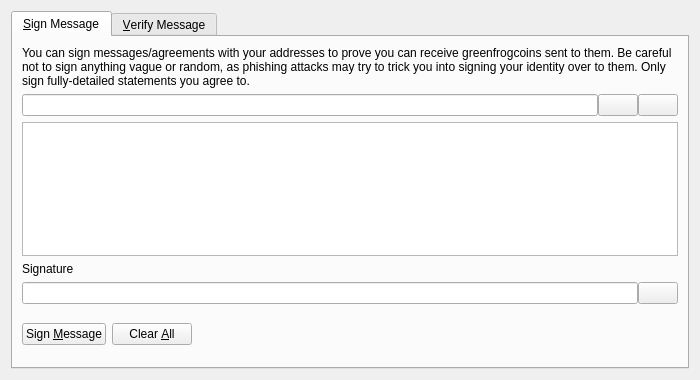
<?xml version="1.0" encoding="UTF-8"?>
<ui version="4.0">
 <class>SignVerifyMessageDialog</class>
 <widget class="QDialog" name="SignVerifyMessageDialog">
  <property name="geometry">
   <rect>
    <x>0</x>
    <y>0</y>
    <width>700</width>
    <height>380</height>
   </rect>
  </property>
  <property name="windowTitle">
   <string>Signatures - Sign / Verify a Message</string>
  </property>
  <property name="modal">
   <bool>true</bool>
  </property>
  <layout class="QVBoxLayout" name="verticalLayout">
   <item>
    <widget class="QTabWidget" name="tabWidget">
     <property name="currentIndex">
      <number>0</number>
     </property>
     <widget class="QWidget" name="tabSignMessage">
      <attribute name="title">
       <string>&amp;Sign Message</string>
      </attribute>
      <layout class="QVBoxLayout" name="verticalLayout_SM">
       <item>
        <widget class="QLabel" name="infoLabel_SM">
         <property name="text">
          <string>You can sign messages/agreements with your addresses to prove you can receive greenfrogcoins sent to them. Be careful not to sign anything vague or random, as phishing attacks may try to trick you into signing your identity over to them. Only sign fully-detailed statements you agree to.</string>
         </property>
         <property name="textFormat">
          <enum>Qt::PlainText</enum>
         </property>
         <property name="wordWrap">
          <bool>true</bool>
         </property>
        </widget>
       </item>
       <item>
        <layout class="QHBoxLayout" name="horizontalLayout_1_SM">
         <property name="spacing">
          <number>0</number>
         </property>
         <item>
          <widget class="QValidatedLineEdit" name="addressIn_SM">
           <property name="toolTip">
            <string>The Greenfrogcoin address to sign the message with</string>
           </property>
          </widget>
         </item>
         <item>
          <widget class="QPushButton" name="addressBookButton_SM">
           <property name="toolTip">
            <string>Choose previously used address</string>
           </property>
           <property name="text">
            <string/>
           </property>
           <property name="icon">
            <iconset resource="../bitcoin.qrc">
             <normaloff>:/icons/address-book</normaloff>:/icons/address-book</iconset>
           </property>
           <property name="shortcut">
            <string>Alt+A</string>
           </property>
           <property name="autoDefault">
            <bool>false</bool>
           </property>
          </widget>
         </item>
         <item>
          <widget class="QPushButton" name="pasteButton_SM">
           <property name="toolTip">
            <string>Paste address from clipboard</string>
           </property>
           <property name="text">
            <string/>
           </property>
           <property name="icon">
            <iconset resource="../bitcoin.qrc">
             <normaloff>:/icons/editpaste</normaloff>:/icons/editpaste</iconset>
           </property>
           <property name="shortcut">
            <string>Alt+P</string>
           </property>
           <property name="autoDefault">
            <bool>false</bool>
           </property>
          </widget>
         </item>
        </layout>
       </item>
       <item>
        <widget class="QPlainTextEdit" name="messageIn_SM">
         <property name="toolTip">
          <string>Enter the message you want to sign here</string>
         </property>
        </widget>
       </item>
       <item>
        <widget class="QLabel" name="signatureLabel_SM">
         <property name="text">
          <string>Signature</string>
         </property>
         <property name="textFormat">
          <enum>Qt::PlainText</enum>
         </property>
        </widget>
       </item>
       <item>
        <layout class="QHBoxLayout" name="horizontalLayout_2_SM">
         <property name="spacing">
          <number>0</number>
         </property>
         <item>
          <widget class="QLineEdit" name="signatureOut_SM">
           <property name="font">
            <font>
             <italic>true</italic>
            </font>
           </property>
           <property name="readOnly">
            <bool>true</bool>
           </property>
          </widget>
         </item>
         <item>
          <widget class="QPushButton" name="copySignatureButton_SM">
           <property name="toolTip">
            <string>Copy the current signature to the system clipboard</string>
           </property>
           <property name="text">
            <string/>
           </property>
           <property name="icon">
            <iconset resource="../bitcoin.qrc">
             <normaloff>:/icons/editcopy</normaloff>:/icons/editcopy</iconset>
           </property>
           <property name="autoDefault">
            <bool>false</bool>
           </property>
          </widget>
         </item>
        </layout>
       </item>
       <item>
        <layout class="QHBoxLayout" name="horizontalLayout_3_SM">
         <item>
          <widget class="QPushButton" name="signMessageButton_SM">
           <property name="toolTip">
            <string>Sign the message to prove you own this Greenfrogcoin address</string>
           </property>
           <property name="text">
            <string>Sign &amp;Message</string>
           </property>
           <property name="icon">
            <iconset resource="../bitcoin.qrc">
             <normaloff>:/icons/edit</normaloff>:/icons/edit</iconset>
           </property>
           <property name="autoDefault">
            <bool>false</bool>
           </property>
          </widget>
         </item>
         <item>
          <widget class="QPushButton" name="clearButton_SM">
           <property name="toolTip">
            <string>Reset all sign message fields</string>
           </property>
           <property name="text">
            <string>Clear &amp;All</string>
           </property>
           <property name="icon">
            <iconset resource="../bitcoin.qrc">
             <normaloff>:/icons/remove</normaloff>:/icons/remove</iconset>
           </property>
           <property name="autoDefault">
            <bool>false</bool>
           </property>
          </widget>
         </item>
         <item>
          <spacer name="horizontalSpacer_1_SM">
           <property name="orientation">
            <enum>Qt::Horizontal</enum>
           </property>
           <property name="sizeHint" stdset="0">
            <size>
             <width>40</width>
             <height>48</height>
            </size>
           </property>
          </spacer>
         </item>
         <item>
          <widget class="QLabel" name="statusLabel_SM">
           <property name="font">
            <font>
             <weight>75</weight>
             <bold>true</bold>
            </font>
           </property>
           <property name="text">
            <string/>
           </property>
           <property name="wordWrap">
            <bool>true</bool>
           </property>
          </widget>
         </item>
         <item>
          <spacer name="horizontalSpacer_2_SM">
           <property name="orientation">
            <enum>Qt::Horizontal</enum>
           </property>
           <property name="sizeHint" stdset="0">
            <size>
             <width>40</width>
             <height>48</height>
            </size>
           </property>
          </spacer>
         </item>
        </layout>
       </item>
      </layout>
     </widget>
     <widget class="QWidget" name="tabVerifyMessage">
      <attribute name="title">
       <string>&amp;Verify Message</string>
      </attribute>
      <layout class="QVBoxLayout" name="verticalLayout_VM">
       <item>
        <widget class="QLabel" name="infoLabel_VM">
         <property name="text">
          <string>Enter the receiver's address, message (ensure you copy line breaks, spaces, tabs, etc. exactly) and signature below to verify the message. Be careful not to read more into the signature than what is in the signed message itself, to avoid being tricked by a man-in-the-middle attack. Note that this only proves the signing party receives with the address, it cannot prove sendership of any transaction!</string>
         </property>
         <property name="textFormat">
          <enum>Qt::PlainText</enum>
         </property>
         <property name="alignment">
          <set>Qt::AlignLeading|Qt::AlignLeft|Qt::AlignTop</set>
         </property>
         <property name="wordWrap">
          <bool>true</bool>
         </property>
        </widget>
       </item>
       <item>
        <layout class="QHBoxLayout" name="horizontalLayout_1_VM">
         <property name="spacing">
          <number>0</number>
         </property>
         <item>
          <widget class="QValidatedLineEdit" name="addressIn_VM">
           <property name="toolTip">
            <string>The Greenfrogcoin address the message was signed with</string>
           </property>
          </widget>
         </item>
         <item>
          <widget class="QPushButton" name="addressBookButton_VM">
           <property name="toolTip">
            <string>Choose previously used address</string>
           </property>
           <property name="text">
            <string/>
           </property>
           <property name="icon">
            <iconset resource="../bitcoin.qrc">
             <normaloff>:/icons/address-book</normaloff>:/icons/address-book</iconset>
           </property>
           <property name="shortcut">
            <string>Alt+A</string>
           </property>
           <property name="autoDefault">
            <bool>false</bool>
           </property>
          </widget>
         </item>
        </layout>
       </item>
       <item>
        <widget class="QPlainTextEdit" name="messageIn_VM"/>
       </item>
       <item>
        <widget class="QValidatedLineEdit" name="signatureIn_VM"/>
       </item>
       <item>
        <layout class="QHBoxLayout" name="horizontalLayout_2_VM">
         <item>
          <widget class="QPushButton" name="verifyMessageButton_VM">
           <property name="toolTip">
            <string>Verify the message to ensure it was signed with the specified Greenfrogcoin address</string>
           </property>
           <property name="text">
            <string>Verify &amp;Message</string>
           </property>
           <property name="icon">
            <iconset resource="../bitcoin.qrc">
             <normaloff>:/icons/transaction_0</normaloff>:/icons/transaction_0</iconset>
           </property>
           <property name="autoDefault">
            <bool>false</bool>
           </property>
          </widget>
         </item>
         <item>
          <widget class="QPushButton" name="clearButton_VM">
           <property name="toolTip">
            <string>Reset all verify message fields</string>
           </property>
           <property name="text">
            <string>Clear &amp;All</string>
           </property>
           <property name="icon">
            <iconset resource="../bitcoin.qrc">
             <normaloff>:/icons/remove</normaloff>:/icons/remove</iconset>
           </property>
           <property name="autoDefault">
            <bool>false</bool>
           </property>
          </widget>
         </item>
         <item>
          <spacer name="horizontalSpacer_1_VM">
           <property name="orientation">
            <enum>Qt::Horizontal</enum>
           </property>
           <property name="sizeHint" stdset="0">
            <size>
             <width>40</width>
             <height>48</height>
            </size>
           </property>
          </spacer>
         </item>
         <item>
          <widget class="QLabel" name="statusLabel_VM">
           <property name="font">
            <font>
             <weight>75</weight>
             <bold>true</bold>
            </font>
           </property>
           <property name="text">
            <string/>
           </property>
           <property name="wordWrap">
            <bool>true</bool>
           </property>
          </widget>
         </item>
         <item>
          <spacer name="horizontalSpacer_2_VM">
           <property name="orientation">
            <enum>Qt::Horizontal</enum>
           </property>
           <property name="sizeHint" stdset="0">
            <size>
             <width>40</width>
             <height>48</height>
            </size>
           </property>
          </spacer>
         </item>
        </layout>
       </item>
      </layout>
     </widget>
    </widget>
   </item>
  </layout>
 </widget>
 <customwidgets>
  <customwidget>
   <class>QValidatedLineEdit</class>
   <extends>QLineEdit</extends>
   <header>qt/qvalidatedlineedit.h</header>
  </customwidget>
 </customwidgets>
 <resources>
  <include location="../bitcoin.qrc"/>
 </resources>
 <connections/>
</ui>
